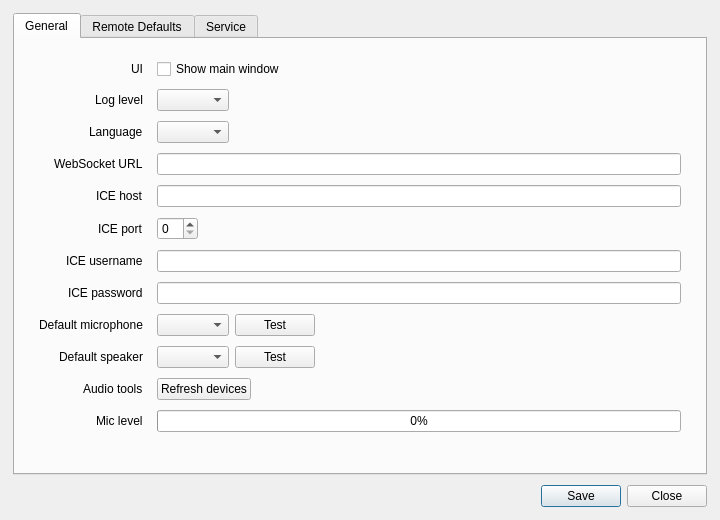
<?xml version="1.0" encoding="UTF-8"?>
<ui version="4.0">
 <class>SettingsWindow</class>
 <widget class="QDialog" name="SettingsWindow">
  <property name="geometry">
   <rect><x>0</x><y>0</y><width>720</width><height>520</height></rect>
  </property>
  <property name="windowTitle">
   <string>Settings</string>
  </property>
  <layout class="QVBoxLayout" name="rootLayout">
   <property name="spacing"><number>0</number></property>
   <property name="leftMargin"><number>1</number></property>
   <property name="topMargin"><number>1</number></property>
   <property name="rightMargin"><number>1</number></property>
   <property name="bottomMargin"><number>1</number></property>
   <item>
    <widget class="QWidget" name="titleBarHost">
     <layout class="QVBoxLayout" name="titleBarLayout">
      <property name="spacing"><number>0</number></property>
      <property name="leftMargin"><number>0</number></property>
      <property name="topMargin"><number>0</number></property>
      <property name="rightMargin"><number>0</number></property>
      <property name="bottomMargin"><number>0</number></property>
     </layout>
    </widget>
   </item>
   <item>
    <widget class="QWidget" name="settingsContent">
     <layout class="QVBoxLayout" name="contentLayout">
      <property name="spacing"><number>10</number></property>
      <property name="leftMargin"><number>12</number></property>
      <property name="topMargin"><number>12</number></property>
      <property name="rightMargin"><number>12</number></property>
      <property name="bottomMargin"><number>12</number></property>
      <item>
       <widget class="QTabWidget" name="settingsTabs">
        <property name="currentIndex"><number>0</number></property>
        <widget class="QWidget" name="generalSettingsPage">
         <attribute name="title"><string>General</string></attribute>
         <layout class="QFormLayout" name="generalFormLayout">
          <property name="fieldGrowthPolicy"><enum>QFormLayout::ExpandingFieldsGrow</enum></property>
          <property name="labelAlignment"><set>Qt::AlignRight|Qt::AlignTrailing|Qt::AlignVCenter</set></property>
          <property name="formAlignment"><set>Qt::AlignLeading|Qt::AlignLeft|Qt::AlignTop</set></property>
          <property name="horizontalSpacing"><number>14</number></property>
          <property name="verticalSpacing"><number>10</number></property>
          <property name="leftMargin"><number>24</number></property>
          <property name="topMargin"><number>20</number></property>
          <property name="rightMargin"><number>24</number></property>
          <property name="bottomMargin"><number>20</number></property>
          <item row="0" column="0"><widget class="QLabel" name="uiLabel"><property name="text"><string>UI</string></property></widget></item>
          <item row="0" column="1"><widget class="QCheckBox" name="showUiCheck"><property name="text"><string>Show main window</string></property></widget></item>
          <item row="1" column="0"><widget class="QLabel" name="logLevelLabel"><property name="text"><string>Log level</string></property></widget></item>
          <item row="1" column="1"><widget class="QComboBox" name="logLevelCombo"/></item>
          <item row="2" column="0"><widget class="QLabel" name="languageLabel"><property name="text"><string>Language</string></property></widget></item>
          <item row="2" column="1"><widget class="QComboBox" name="languageCombo"/></item>
          <item row="3" column="0"><widget class="QLabel" name="wsUrlLabel"><property name="text"><string>WebSocket URL</string></property></widget></item>
          <item row="3" column="1"><widget class="QLineEdit" name="wsUrlEdit"/></item>
          <item row="4" column="0"><widget class="QLabel" name="iceHostLabel"><property name="text"><string>ICE host</string></property></widget></item>
          <item row="4" column="1"><widget class="QLineEdit" name="iceHostEdit"/></item>
          <item row="5" column="0"><widget class="QLabel" name="icePortLabel"><property name="text"><string>ICE port</string></property></widget></item>
          <item row="5" column="1"><widget class="QSpinBox" name="icePortSpin"/></item>
          <item row="6" column="0"><widget class="QLabel" name="iceUserLabel"><property name="text"><string>ICE username</string></property></widget></item>
          <item row="6" column="1"><widget class="QLineEdit" name="iceUserEdit"/></item>
          <item row="7" column="0"><widget class="QLabel" name="icePasswordLabel"><property name="text"><string>ICE password</string></property></widget></item>
          <item row="7" column="1"><widget class="QLineEdit" name="icePasswordEdit"/></item>
                    <item row="8" column="0"><widget class="QLabel" name="audioMicDeviceLabel"><property name="text"><string>Default microphone</string></property></widget></item>
                    <item row="8" column="1">
                        <widget class="QWidget" name="audioMicHost">
                            <layout class="QHBoxLayout" name="audioMicLayout">
                                <property name="leftMargin"><number>0</number></property>
                                <property name="topMargin"><number>0</number></property>
                                <property name="rightMargin"><number>0</number></property>
                                <property name="bottomMargin"><number>0</number></property>
                                <item><widget class="QComboBox" name="audioMicDeviceCombo"><property name="editable"><bool>false</bool></property></widget></item>
                                <item><widget class="QPushButton" name="testMicBtn"><property name="text"><string>Test</string></property></widget></item>
                            </layout>
                        </widget>
                    </item>
                    <item row="9" column="0"><widget class="QLabel" name="audioLoopbackDeviceLabel"><property name="text"><string>Default speaker</string></property></widget></item>
                    <item row="9" column="1">
                        <widget class="QWidget" name="audioSpeakerHost">
                            <layout class="QHBoxLayout" name="audioSpeakerLayout">
                                <property name="leftMargin"><number>0</number></property>
                                <property name="topMargin"><number>0</number></property>
                                <property name="rightMargin"><number>0</number></property>
                                <property name="bottomMargin"><number>0</number></property>
                                <item><widget class="QComboBox" name="audioLoopbackDeviceCombo"><property name="editable"><bool>false</bool></property></widget></item>
                                <item><widget class="QPushButton" name="testSpeakerBtn"><property name="text"><string>Test</string></property></widget></item>
                            </layout>
                        </widget>
                    </item>
                    <item row="10" column="0"><widget class="QLabel" name="audioDeviceActionLabel"><property name="text"><string>Audio tools</string></property></widget></item>
                    <item row="10" column="1">
                        <widget class="QWidget" name="audioToolsHost">
                            <layout class="QHBoxLayout" name="audioToolsLayout">
                                <property name="leftMargin"><number>0</number></property>
                                <property name="topMargin"><number>0</number></property>
                                <property name="rightMargin"><number>0</number></property>
                                <property name="bottomMargin"><number>0</number></property>
                                <item><widget class="QPushButton" name="refreshAudioDevicesBtn"><property name="text"><string>Refresh devices</string></property></widget></item>
                            </layout>
                        </widget>
                    </item>
                    <item row="11" column="0"><widget class="QLabel" name="audioMicLevelLabel"><property name="text"><string>Mic level</string></property></widget></item>
                    <item row="11" column="1"><widget class="QProgressBar" name="micLevelBar"><property name="minimum"><number>0</number></property><property name="maximum"><number>100</number></property><property name="value"><number>0</number></property><property name="format"><string>%p%</string></property></widget></item>
         </layout>
        </widget>
        <widget class="QWidget" name="remoteSettingsPage">
         <attribute name="title"><string>Remote Defaults</string></attribute>
         <layout class="QFormLayout" name="remoteFormLayout">
          <property name="fieldGrowthPolicy"><enum>QFormLayout::ExpandingFieldsGrow</enum></property>
          <property name="labelAlignment"><set>Qt::AlignRight|Qt::AlignTrailing|Qt::AlignVCenter</set></property>
          <property name="formAlignment"><set>Qt::AlignLeading|Qt::AlignLeft|Qt::AlignTop</set></property>
          <property name="horizontalSpacing"><number>14</number></property>
          <property name="verticalSpacing"><number>10</number></property>
          <property name="leftMargin"><number>24</number></property>
          <property name="topMargin"><number>20</number></property>
          <property name="rightMargin"><number>24</number></property>
          <property name="bottomMargin"><number>20</number></property>
          <item row="0" column="0"><widget class="QLabel" name="fpsLabel"><property name="text"><string>Default FPS</string></property></widget></item>
          <item row="0" column="1"><widget class="QSpinBox" name="fpsSpin"/></item>
          <item row="1" column="0"><widget class="QLabel" name="qualityLabel"><property name="text"><string>Default quality mode</string></property></widget></item>
          <item row="1" column="1"><widget class="QComboBox" name="qualityCombo"/></item>
          <item row="2" column="0"><widget class="QLabel" name="bitrateLabel"><property name="text"><string>Default bitrate profile</string></property></widget></item>
          <item row="2" column="1"><widget class="QComboBox" name="bitrateCombo"/></item>
          <item row="3" column="0"><widget class="QLabel" name="networkLabel"><property name="text"><string>Default network path</string></property></widget></item>
          <item row="3" column="1"><widget class="QComboBox" name="networkCombo"/></item>
          <item row="4" column="0"><widget class="QLabel" name="captureLabel"><property name="text"><string>Default capture backend</string></property></widget></item>
          <item row="4" column="1"><widget class="QComboBox" name="captureCombo"/></item>
          <item row="5" column="0"><widget class="QLabel" name="resolutionLabel"><property name="text"><string>Default remote size</string></property></widget></item>
          <item row="5" column="1"><widget class="QComboBox" name="resolutionCombo"/></item>
         </layout>
        </widget>
        <widget class="QWidget" name="serviceSettingsPage">
         <attribute name="title"><string>Service</string></attribute>
         <layout class="QVBoxLayout" name="serviceLayout">
          <property name="spacing"><number>12</number></property>
          <property name="leftMargin"><number>16</number></property>
          <property name="topMargin"><number>16</number></property>
          <property name="rightMargin"><number>16</number></property>
          <property name="bottomMargin"><number>16</number></property>
          <item><widget class="QCheckBox" name="serviceCheck"><property name="text"><string>Install Windows service for background mode</string></property></widget></item>
          <item><widget class="QLabel" name="serviceStatusLabel"/></item>
          <item><widget class="QLabel" name="serviceHintLabel"><property name="text"><string>The service entry is managed with sc.exe on Windows.</string></property><property name="wordWrap"><bool>true</bool></property></widget></item>
          <item><spacer name="serviceSpacer"><property name="orientation"><enum>Qt::Vertical</enum></property><property name="sizeHint" stdset="0"><size><width>20</width><height>40</height></size></property></spacer></item>
         </layout>
        </widget>
       </widget>
      </item>
      <item>
       <widget class="QDialogButtonBox" name="buttonBox">
        <property name="standardButtons">
         <set>QDialogButtonBox::Close|QDialogButtonBox::Save</set>
        </property>
       </widget>
      </item>
     </layout>
    </widget>
   </item>
  </layout>
 </widget>
 <resources/>
 <connections/>
</ui>
